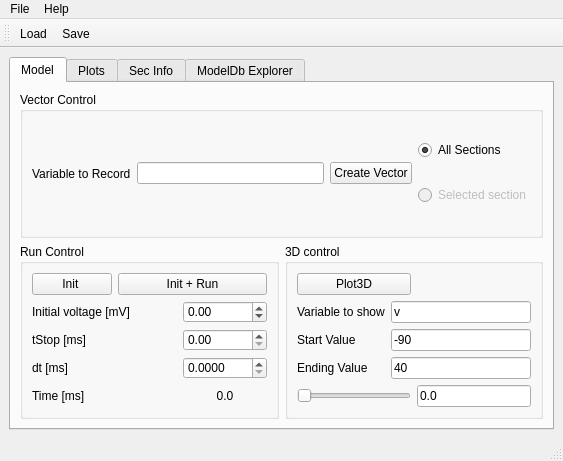
<?xml version="1.0" encoding="UTF-8"?>
<ui version="4.0">
 <class>MainWindow</class>
 <widget class="QMainWindow" name="MainWindow">
  <property name="geometry">
   <rect>
    <x>0</x>
    <y>0</y>
    <width>563</width>
    <height>461</height>
   </rect>
  </property>
  <property name="windowTitle">
   <string>Neuronvisio</string>
  </property>
  <widget class="QWidget" name="centralwidget">
   <layout class="QVBoxLayout" name="verticalLayout_2">
    <item>
     <widget class="QTabWidget" name="tabWidget">
      <property name="sizePolicy">
       <sizepolicy hsizetype="Preferred" vsizetype="Preferred">
        <horstretch>0</horstretch>
        <verstretch>0</verstretch>
       </sizepolicy>
      </property>
      <property name="currentIndex">
       <number>0</number>
      </property>
      <widget class="QWidget" name="tab">
       <attribute name="title">
        <string>Model</string>
       </attribute>
       <layout class="QVBoxLayout" name="verticalLayout_3">
        <item>
         <widget class="QGroupBox" name="groupBox_3">
          <property name="title">
           <string>Vector Control</string>
          </property>
          <layout class="QHBoxLayout" name="horizontalLayout">
           <item>
            <widget class="QLabel" name="label">
             <property name="text">
              <string>Variable to Record</string>
             </property>
            </widget>
           </item>
           <item>
            <widget class="QLineEdit" name="var"/>
           </item>
           <item>
            <widget class="QPushButton" name="create_vector">
             <property name="text">
              <string>Create Vector</string>
             </property>
            </widget>
           </item>
           <item>
            <layout class="QVBoxLayout" name="verticalLayout">
             <item>
              <widget class="QRadioButton" name="all_sections">
               <property name="text">
                <string>All Sections</string>
               </property>
               <property name="checked">
                <bool>true</bool>
               </property>
              </widget>
             </item>
             <item>
              <widget class="QRadioButton" name="selected_section">
               <property name="enabled">
                <bool>false</bool>
               </property>
               <property name="text">
                <string>Selected section</string>
               </property>
              </widget>
             </item>
            </layout>
           </item>
          </layout>
         </widget>
        </item>
        <item>
         <layout class="QHBoxLayout" name="horizontalLayout_3">
          <item>
           <widget class="QGroupBox" name="groupBox">
            <property name="styleSheet">
             <string>border-color: rgb(0, 0, 0);</string>
            </property>
            <property name="title">
             <string>Run Control</string>
            </property>
            <layout class="QGridLayout" name="gridLayout">
             <item row="0" column="0">
              <widget class="QPushButton" name="init_btn">
               <property name="text">
                <string>Init </string>
               </property>
              </widget>
             </item>
             <item row="0" column="1" colspan="2">
              <widget class="QPushButton" name="run_btn">
               <property name="text">
                <string>Init + Run</string>
               </property>
              </widget>
             </item>
             <item row="1" column="0" colspan="2">
              <widget class="QLabel" name="label_2">
               <property name="text">
                <string>Initial voltage [mV]</string>
               </property>
              </widget>
             </item>
             <item row="1" column="2">
              <widget class="QDoubleSpinBox" name="vSpinBox">
               <property name="toolTip">
                <string>Initial Voltage [mV]</string>
               </property>
               <property name="minimum">
                <double>-300.000000000000000</double>
               </property>
               <property name="maximum">
                <double>400.000000000000000</double>
               </property>
              </widget>
             </item>
             <item row="2" column="0">
              <widget class="QLabel" name="label_5">
               <property name="text">
                <string>tStop [ms]</string>
               </property>
              </widget>
             </item>
             <item row="2" column="2">
              <widget class="QDoubleSpinBox" name="tstopSpinBox">
               <property name="suffix">
                <string/>
               </property>
               <property name="maximum">
                <double>999999999.000000000000000</double>
               </property>
               <property name="singleStep">
                <double>0.010000000000000</double>
               </property>
              </widget>
             </item>
             <item row="3" column="0">
              <widget class="QLabel" name="label_6">
               <property name="text">
                <string>dt [ms]</string>
               </property>
              </widget>
             </item>
             <item row="3" column="2">
              <widget class="QDoubleSpinBox" name="dtSpinBox">
               <property name="decimals">
                <number>4</number>
               </property>
               <property name="singleStep">
                <double>0.000100000000000</double>
               </property>
              </widget>
             </item>
             <item row="4" column="0">
              <widget class="QLabel" name="label_7">
               <property name="text">
                <string>Time [ms]</string>
               </property>
              </widget>
             </item>
             <item row="4" column="2">
              <widget class="QLabel" name="time_label">
               <property name="enabled">
                <bool>true</bool>
               </property>
               <property name="text">
                <string>0.0</string>
               </property>
               <property name="alignment">
                <set>Qt::AlignCenter</set>
               </property>
              </widget>
             </item>
            </layout>
           </widget>
          </item>
          <item>
           <widget class="QGroupBox" name="groupBox_2">
            <property name="title">
             <string>3D control</string>
            </property>
            <property name="flat">
             <bool>false</bool>
            </property>
            <property name="checkable">
             <bool>false</bool>
            </property>
            <layout class="QGridLayout" name="gridLayout_2">
             <item row="1" column="0" colspan="2">
              <layout class="QVBoxLayout" name="verticalLayout_4">
               <property name="spacing">
                <number>6</number>
               </property>
               <item>
                <layout class="QFormLayout" name="formLayout">
                 <property name="fieldGrowthPolicy">
                  <enum>QFormLayout::AllNonFixedFieldsGrow</enum>
                 </property>
                 <item row="0" column="0">
                  <widget class="QLabel" name="variableToShowLabel">
                   <property name="text">
                    <string>Variable to show</string>
                   </property>
                  </widget>
                 </item>
                 <item row="0" column="1">
                  <widget class="QLineEdit" name="varToShow">
                   <property name="text">
                    <string>v</string>
                   </property>
                  </widget>
                 </item>
                 <item row="1" column="0">
                  <widget class="QLabel" name="label_8">
                   <property name="text">
                    <string>Start Value</string>
                   </property>
                  </widget>
                 </item>
                 <item row="1" column="1">
                  <widget class="QLineEdit" name="startValue">
                   <property name="text">
                    <string>-90</string>
                   </property>
                  </widget>
                 </item>
                 <item row="2" column="0">
                  <widget class="QLabel" name="label_9">
                   <property name="text">
                    <string>Ending Value</string>
                   </property>
                  </widget>
                 </item>
                 <item row="2" column="1">
                  <widget class="QLineEdit" name="endValue">
                   <property name="text">
                    <string>40</string>
                   </property>
                  </widget>
                 </item>
                </layout>
               </item>
               <item>
                <layout class="QHBoxLayout" name="horizontalLayout_4">
                 <item>
                  <widget class="QSlider" name="timelineSlider">
                   <property name="enabled">
                    <bool>false</bool>
                   </property>
                   <property name="orientation">
                    <enum>Qt::Horizontal</enum>
                   </property>
                  </widget>
                 </item>
                 <item>
                  <widget class="QLineEdit" name="animationTime">
                   <property name="text">
                    <string>0.0</string>
                   </property>
                  </widget>
                 </item>
                </layout>
               </item>
              </layout>
             </item>
             <item row="0" column="0">
              <widget class="QPushButton" name="Plot3D">
               <property name="text">
                <string>Plot3D</string>
               </property>
              </widget>
             </item>
            </layout>
           </widget>
          </item>
         </layout>
        </item>
       </layout>
      </widget>
      <widget class="QWidget" name="tab_2">
       <attribute name="title">
        <string>Plots</string>
       </attribute>
       <layout class="QGridLayout" name="gridLayout_3">
        <item row="0" column="0">
         <layout class="QHBoxLayout" name="horizontalLayout_2">
          <item>
           <widget class="QPushButton" name="plot_vector_btn">
            <property name="text">
             <string>plot</string>
            </property>
           </widget>
          </item>
          <item>
           <widget class="QSpinBox" name="fig_num_spinBox">
            <property name="minimum">
             <number>1</number>
            </property>
           </widget>
          </item>
          <item>
           <widget class="QCheckBox" name="legend">
            <property name="text">
             <string>legend</string>
            </property>
            <property name="checkable">
             <bool>true</bool>
            </property>
           </widget>
          </item>
          <item>
           <widget class="QCheckBox" name="points">
            <property name="text">
             <string>points</string>
            </property>
           </widget>
          </item>
          <item>
           <spacer name="horizontalSpacer">
            <property name="orientation">
             <enum>Qt::Horizontal</enum>
            </property>
            <property name="sizeHint" stdset="0">
             <size>
              <width>298</width>
              <height>20</height>
             </size>
            </property>
           </spacer>
          </item>
         </layout>
        </item>
        <item row="1" column="0">
         <widget class="QTreeWidget" name="treeWidget">
          <property name="sizePolicy">
           <sizepolicy hsizetype="Expanding" vsizetype="Expanding">
            <horstretch>0</horstretch>
            <verstretch>0</verstretch>
           </sizepolicy>
          </property>
          <property name="alternatingRowColors">
           <bool>true</bool>
          </property>
          <property name="selectionMode">
           <enum>QAbstractItemView::MultiSelection</enum>
          </property>
          <property name="columnCount">
           <number>2</number>
          </property>
          <column>
           <property name="text">
            <string>Vector</string>
           </property>
          </column>
          <column>
           <property name="text">
            <string>Details</string>
           </property>
          </column>
         </widget>
        </item>
       </layout>
      </widget>
      <widget class="QWidget" name="tab_3">
       <attribute name="title">
        <string>Sec Info</string>
       </attribute>
       <layout class="QGridLayout" name="gridLayout_4">
        <item row="0" column="0">
         <widget class="QLabel" name="sec_info_label">
          <property name="text">
           <string>No section selected.</string>
          </property>
          <property name="alignment">
           <set>Qt::AlignLeading|Qt::AlignLeft|Qt::AlignTop</set>
          </property>
         </widget>
        </item>
       </layout>
      </widget>
      <widget class="QWidget" name="tab_4">
       <property name="toolTip">
        <string>ModelDb explorer</string>
       </property>
       <attribute name="title">
        <string>ModelDb Explorer</string>
       </attribute>
       <layout class="QVBoxLayout" name="verticalLayout_6">
        <item>
         <layout class="QVBoxLayout" name="verticalLayout_5">
          <item>
           <widget class="QSplitter" name="splitter">
            <property name="orientation">
             <enum>Qt::Vertical</enum>
            </property>
            <widget class="QTreeWidget" name="tree_models">
             <property name="midLineWidth">
              <number>0</number>
             </property>
             <property name="verticalScrollBarPolicy">
              <enum>Qt::ScrollBarAlwaysOn</enum>
             </property>
             <property name="sortingEnabled">
              <bool>true</bool>
             </property>
             <property name="animated">
              <bool>false</bool>
             </property>
             <property name="wordWrap">
              <bool>true</bool>
             </property>
             <property name="columnCount">
              <number>4</number>
             </property>
             <column>
              <property name="text">
               <string>Authors</string>
              </property>
             </column>
             <column>
              <property name="text">
               <string>Title</string>
              </property>
             </column>
             <column>
              <property name="text">
               <string>Year</string>
              </property>
             </column>
             <column>
              <property name="text">
               <string>Id</string>
              </property>
             </column>
            </widget>
           </widget>
          </item>
          <item>
           <widget class="QTabWidget" name="tabWidget_2">
            <property name="tabPosition">
             <enum>QTabWidget::South</enum>
            </property>
            <property name="currentIndex">
             <number>0</number>
            </property>
            <widget class="QWidget" name="tab_5">
             <attribute name="title">
              <string>Readme</string>
             </attribute>
             <layout class="QVBoxLayout" name="verticalLayout_7">
              <item>
               <widget class="QTextBrowser" name="textBrowser_readme">
                <property name="openExternalLinks">
                 <bool>true</bool>
                </property>
               </widget>
              </item>
             </layout>
            </widget>
            <widget class="QWidget" name="tab_6">
             <attribute name="title">
              <string>Model Overview</string>
             </attribute>
             <layout class="QVBoxLayout" name="verticalLayout_8">
              <item>
               <widget class="QTextBrowser" name="textBrowser_model_overview">
                <property name="openExternalLinks">
                 <bool>true</bool>
                </property>
               </widget>
              </item>
             </layout>
            </widget>
           </widget>
          </item>
          <item>
           <layout class="QHBoxLayout" name="horizontalLayout_5">
            <item>
             <spacer name="horizontalSpacer_2">
              <property name="orientation">
               <enum>Qt::Horizontal</enum>
              </property>
              <property name="sizeHint" stdset="0">
               <size>
                <width>138</width>
                <height>20</height>
               </size>
              </property>
             </spacer>
            </item>
            <item>
             <widget class="QPushButton" name="load_model_btn">
              <property name="text">
               <string>Load Model</string>
              </property>
             </widget>
            </item>
           </layout>
          </item>
         </layout>
        </item>
       </layout>
      </widget>
     </widget>
    </item>
   </layout>
  </widget>
  <widget class="QStatusBar" name="statusbar"/>
  <widget class="QMenuBar" name="menuBar">
   <property name="geometry">
    <rect>
     <x>0</x>
     <y>0</y>
     <width>563</width>
     <height>25</height>
    </rect>
   </property>
   <widget class="QMenu" name="menuFile">
    <property name="title">
     <string>File</string>
    </property>
    <addaction name="actionLoad"/>
    <addaction name="actionSave"/>
    <addaction name="actionQuit"/>
   </widget>
   <widget class="QMenu" name="menuHelp">
    <property name="title">
     <string>Help</string>
    </property>
    <addaction name="actionAbout"/>
   </widget>
   <addaction name="menuFile"/>
   <addaction name="menuHelp"/>
  </widget>
  <widget class="QToolBar" name="toolBar">
   <property name="windowTitle">
    <string>toolBar</string>
   </property>
   <property name="toolButtonStyle">
    <enum>Qt::ToolButtonIconOnly</enum>
   </property>
   <attribute name="toolBarArea">
    <enum>TopToolBarArea</enum>
   </attribute>
   <attribute name="toolBarBreak">
    <bool>false</bool>
   </attribute>
   <addaction name="actionLoad"/>
   <addaction name="actionSave"/>
  </widget>
  <action name="actionQuit">
   <property name="icon">
    <iconset resource="../icons/res.qrc">
     <normaloff>:/icons/system-log-out.svg</normaloff>:/icons/system-log-out.svg</iconset>
   </property>
   <property name="text">
    <string>Quit</string>
   </property>
  </action>
  <action name="actionAbout">
   <property name="icon">
    <iconset resource="../icons/res.qrc">
     <normaloff>:/icons/help-browser.svg</normaloff>:/icons/help-browser.svg</iconset>
   </property>
   <property name="text">
    <string>About</string>
   </property>
  </action>
  <action name="actionSave">
   <property name="icon">
    <iconset resource="../icons/res.qrc">
     <normaloff>:/icons/document-save.svg</normaloff>:/icons/document-save.svg</iconset>
   </property>
   <property name="text">
    <string>Save</string>
   </property>
  </action>
  <action name="actionLoad">
   <property name="icon">
    <iconset resource="../icons/res.qrc">
     <normaloff>:/icons/document-open.svg</normaloff>:/icons/document-open.svg</iconset>
   </property>
   <property name="text">
    <string>Load</string>
   </property>
  </action>
 </widget>
 <resources>
  <include location="../icons/res.qrc"/>
 </resources>
 <connections>
  <connection>
   <sender>actionQuit</sender>
   <signal>activated()</signal>
   <receiver>MainWindow</receiver>
   <slot>close()</slot>
   <hints>
    <hint type="sourcelabel">
     <x>-1</x>
     <y>-1</y>
    </hint>
    <hint type="destinationlabel">
     <x>287</x>
     <y>193</y>
    </hint>
   </hints>
  </connection>
 </connections>
</ui>
